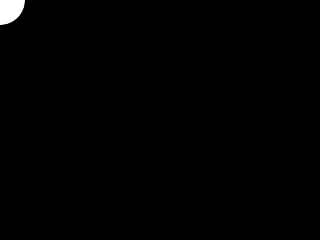
Frame 1 (no input)
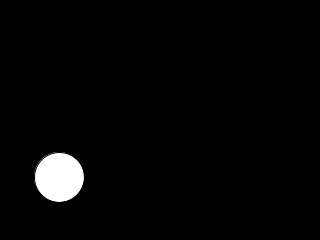
Frame 60 (the mouse pressed at the canvas centre just before this capture)
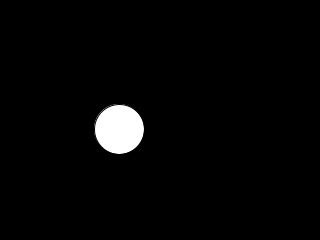
Frame 120 (the mouse held since frame 60 and released just before this capture)

The Processing sketch that drew these frames (run headless with seeded random() and noise(); from frame 60 on, the mouse is pressed at the canvas centre):

// Processing sketch: bouncingBall
// ── bouncingBall.pde
int x = 0;
int y = 0;
int w = 50;
int Xspeed = 1;
int Yspeed = 3;

void setup() {
  size(320, 240);
}
void draw() {
  background(0);
  ellipse(x, y, w, w);
  if(x>width || x<0){
    Xspeed = -Xspeed;
  }
  if(y>height || y<0){
    Yspeed = -Yspeed;
  }
   x = x+Xspeed;
  y = y+Yspeed;
}
